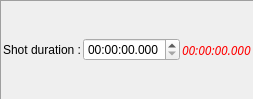
        <widget class="QFrame" name="FrameShot">
         <property name="sizePolicy">
          <sizepolicy hsizetype="Expanding" vsizetype="Preferred">
           <horstretch>0</horstretch>
           <verstretch>0</verstretch>
          </sizepolicy>
         </property>
         <property name="frameShape">
          <enum>QFrame::Panel</enum>
         </property>
         <property name="frameShadow">
          <enum>QFrame::Sunken</enum>
         </property>
         <layout class="QHBoxLayout" name="horizontalLayout_17">
          <property name="spacing">
           <number>2</number>
          </property>
          <property name="leftMargin">
           <number>2</number>
          </property>
          <property name="topMargin">
           <number>2</number>
          </property>
          <property name="rightMargin">
           <number>2</number>
          </property>
          <property name="bottomMargin">
           <number>2</number>
          </property>
          <item>
           <widget class="QLabel" name="label_15">
            <property name="text">
             <string>Shot duration :</string>
            </property>
            <property name="alignment">
             <set>Qt::AlignRight|Qt::AlignTrailing|Qt::AlignVCenter</set>
            </property>
           </widget>
          </item>
          <item>
           <widget class="QTimeEdit" name="ShotDurationED">
            <property name="font">
             <font>
              <pointsize>9</pointsize>
             </font>
            </property>
            <property name="toolTip">
             <string>Indicate here the duration of the currently selected shot

For the last shot of the slide, there is a minimum duration.

The following rules are used to calculate the minimum duration of the shot:
- The total slide duration cannot be lower than the sum of the durations of the entering transition of the slide plus that of the transition to the following slide.
- The total slide duration must permit complete play of the longest video sequence (time of breaks is taken into account).
- The total slide duration cannot be lower than 1:30 second

If you specify a duration lower than the minimum calculated duration for the shot, it is this minimum duration that will be used in place of the value which you specified.</string>
            </property>
            <property name="maximumDateTime">
             <datetime>
              <hour>11</hour>
              <minute>59</minute>
              <second>59</second>
              <year>2000</year>
              <month>1</month>
              <day>1</day>
             </datetime>
            </property>
            <property name="maximumTime">
             <time>
              <hour>11</hour>
              <minute>59</minute>
              <second>59</second>
             </time>
            </property>
            <property name="currentSection">
             <enum>QDateTimeEdit::HourSection</enum>
            </property>
            <property name="displayFormat">
             <string>HH:mm:ss.zzz</string>
            </property>
           </widget>
          </item>
          <item>
           <widget class="QLabel" name="MinShotDurationLabel">
            <property name="sizePolicy">
             <sizepolicy hsizetype="Expanding" vsizetype="Preferred">
              <horstretch>0</horstretch>
              <verstretch>0</verstretch>
             </sizepolicy>
            </property>
            <property name="font">
             <font>
              <family>Sans Serif</family>
              <pointsize>9</pointsize>
              <weight>50</weight>
              <italic>true</italic>
              <bold>false</bold>
             </font>
            </property>
            <property name="styleSheet">
             <string notr="true">QLabel {
    color:rgb(255, 0, 0);
	font: italic 9pt &quot;Sans Serif&quot;;
}</string>
            </property>
            <property name="text">
             <string notr="true">00:00:00.000</string>
            </property>
           </widget>
          </item>
         </layout>
        </widget>
